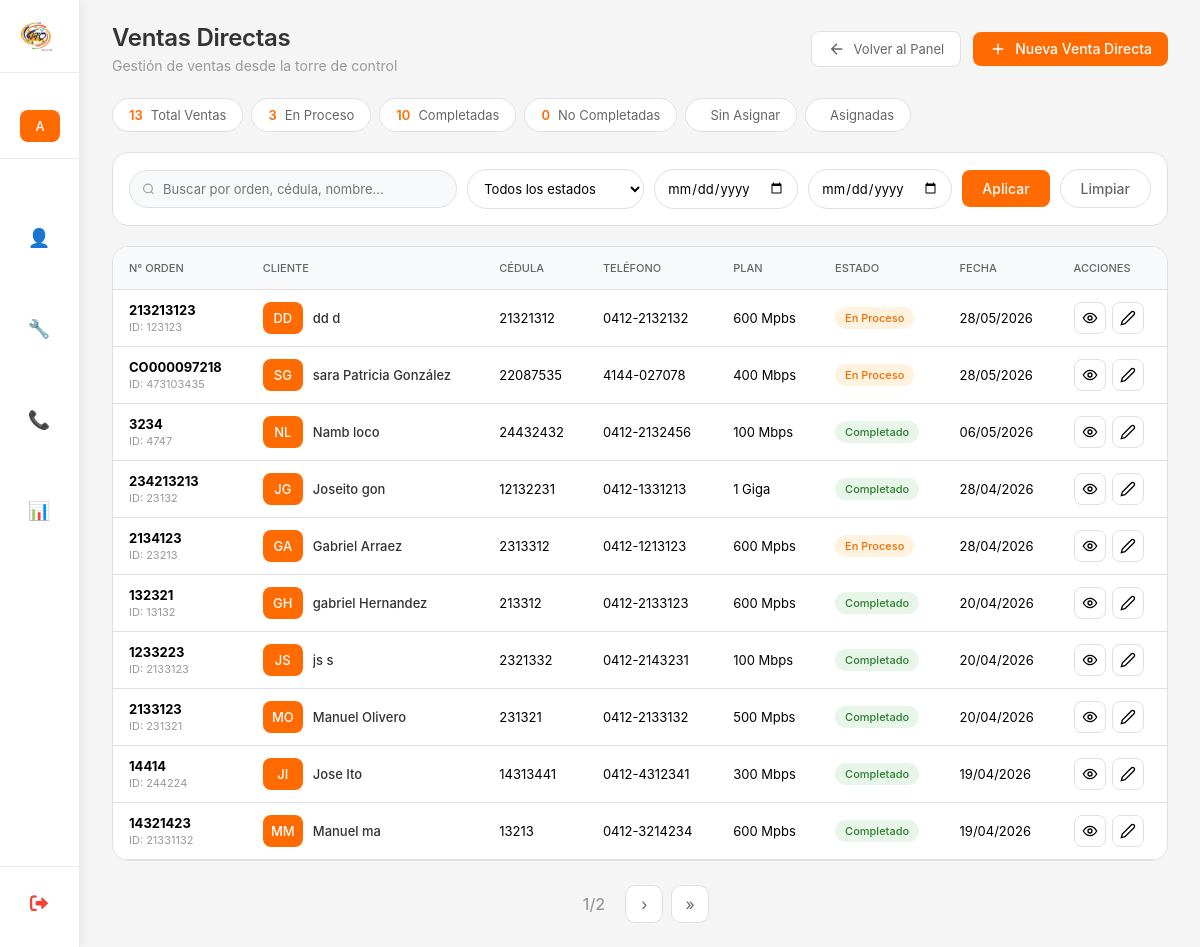
Screenshot of /ventas-directas/ (signed in) with the database file from the repository.
### myapp/models.py (models this page shows, shortened)
class VentaDirecta(models.Model):
    class EstadoVenta(models.TextChoices):
        EN_PROCESO = 'EN_PROCESO', 'En Proceso'
        COMPLETADO = 'COMPLETADO', 'Completado'
        NO_COMPLETADO = 'NO_COMPLETADO', 'No Completado'
    nro_orden = models.CharField(
        max_length=50,
        unique=True,
        verbose_name="Número de Orden",
        help_text="Número único de orden de venta"
    )
    cedula = models.CharField(
        max_length=15,
        verbose_name="Cédula",
        help_text="Cédula del cliente"
    )
    customer_id = models.CharField(
        max_length=50,
        verbose_name="Customer ID",
        blank=True,
        null=True,
        help_text="ID del cliente en el sistema"
    )
    nombre = models.CharField(
        max_length=100,
        verbose_name="Nombre"
    )
    apellido = models.CharField(
        max_length=100,
        verbose_name="Apellido"
    )
    telefono = models.CharField(
        max_length=20,
        verbose_name="Teléfono",
        help_text="Teléfono de contacto"
    )
    plan = models.ForeignKey(
        Plan,
        on_delete=models.PROTECT,
        related_name='ventas_directas',
        verbose_name="Plan"
    )
    fecha = models.DateField(
        auto_now_add=True,
        verbose_name="Fecha de venta"
    )
    estado = models.CharField(
        max_length=15,
        choices=EstadoVenta.choices,
        default=EstadoVenta.EN_PROCESO,
        verbose_name="Estado de la Venta"
    )
    fecha_creacion = models.DateTimeField(
        auto_now_add=True,
        verbose_name="Fecha de creación en sistema"
    )
    fecha_actualizacion = models.DateTimeField(
        auto_now=True,
        verbose_name="Última actualización"
    )
    creado_por = models.ForeignKey(
        User,
        on_delete=models.SET_NULL,
        null=True,
        blank=True,
        related_name='ventas_directas_creadas',
        verbose_name="Creado por"
    )
    observacion = models.TextField(
        max_length=500,
        verbose_name="Observaciones",
        blank=True,
        null=True,
        help_text="Notas adicionales sobre la venta"
    )
    class Meta:
        verbose_name = "Venta Directa"
        verbose_name_plural = "Ventas Directas"
        ordering = ['-fecha', '-fecha_creacion']
        indexes = [
            models.Index(fields=['nro_orden']),
            models.Index(fields=['cedula']),
            models.Index(fields=['fecha']),
            models.Index(fields=['estado']),
        ]

class Plan(models.Model):
    nombre = models.CharField(max_length=100,unique=True,verbose_name="Nombre del Plan")
    activo = models.BooleanField(default=True,verbose_name="Activo")
    fecha_creacion = models.DateTimeField(
        auto_now_add=True,
        verbose_name="Fecha de creación"
    )
    class Meta:
        verbose_name = "Plan"
        verbose_name_plural = "Planes"
        ordering = ['nombre']

### myapp/views_venta_directa.py (the view, shortened to what this page needs)
# urls.py: path('ventas-directas/',lista_ventas_directas, name='lista_ventas_directas'),
@login_required
def lista_ventas_directas(request):
    es_admin = request.user.is_superuser or request.user.groups.filter(name='Administrador').exists()
    es_torre_control = request.user.groups.filter(name='TorreControl').exists()
    if not (es_admin or es_torre_control):
        messages.error(request, 'No tienes permisos para acceder a esta página.')
        return redirect('dashboard')
    ventas = VentaDirecta.objects.select_related('plan', 'creado_por').all()
    busqueda = request.GET.get('busqueda', '')
    estado = request.GET.get('estado', '')
    if estado:
        ventas = ventas.filter(estado=estado)
    fecha_desde = request.GET.get('fecha_desde', '')
    fecha_hasta = request.GET.get('fecha_hasta', '')
    if fecha_desde:
        ventas = ventas.filter(fecha__gte=fecha_desde)
    if fecha_hasta:
        ventas = ventas.filter(fecha__lte=fecha_hasta)
    paginator = Paginator(ventas, 10)
    page = request.GET.get('page')
    page_obj = paginator.get_page(page)
    total = ventas.count()
    en_proceso = ventas.filter(estado='EN_PROCESO').count()
    completadas = ventas.filter(estado='COMPLETADO').count()
    no_completadas = ventas.filter(estado='NO_COMPLETADO').count()
    context = {
        'page_obj': page_obj,
        'total': total,
        'en_proceso': en_proceso,
        'completadas': completadas,
        'no_completadas': no_completadas,
        'busqueda': busqueda,
        'estado_filtro': estado,
        'fecha_desde': fecha_desde,
        'fecha_hasta': fecha_hasta,
        'es_admin': es_admin,
    }
    return render(request, 'Admin/ventas_directa/venta_directa.html', context)

### myapp/templates/Admin/ventas_directa/venta_directa.html (shortened to what this page needs)
{% extends 'Inicio_De_Sesion/base.html' %}
{% load static %}
{% block page_title %}Ventas Directas{% endblock %}
{% block page_subtitle %}Gestión de ventas desde la torre de control{% endblock %}
{% block header_actions %}
<a href="{% url 'panel_administrativo' %}" class="btn-secondary">
    <svg width="18" height="18" viewBox="0 0 24 24" fill="none" stroke="currentColor" stroke-width="2">
        <path d="M19 12H5M12 19l-7-7 7-7"/>
    </svg>
    Volver al Panel
</a>
<a href="{% url 'crear_venta_directa' %}" class="btn-orange">
    <svg width="18" height="18" viewBox="0 0 24 24" fill="none" stroke="currentColor" stroke-width="2">
        <path d="M12 5v14M5 12h14"/>
    </svg>
    Nueva Venta Directa
</a>
{% endblock %}
{% block content %}
<div class="stats-grid">
    <div class="stat-card">
        <span class="stat-value">{{ total }}</span>
        <span class="stat-label">Total Ventas</span>
    </div>
    <div class="stat-card">
        <span class="stat-value">{{ en_proceso }}</span>
        <span class="stat-label">En Proceso</span>
    </div>
    <div class="stat-card">
        <span class="stat-value">{{ completadas }}</span>
        <span class="stat-label">Completadas</span>
    </div>
    <div class="stat-card">
        <span class="stat-value">{{ no_completadas }}</span>
        <span class="stat-label">No Completadas</span>
    </div>
    <div class="stat-card">
        <span class="stat-label">Sin Asignar</span>
    </div>
    <div class="stat-card">
        <span class="stat-label">Asignadas</span>
    </div>
</div>
<div class="filters-container">
    <div class="filters-grid">
        <div class="search-box">
            <svg width="14" height="14" viewBox="0 0 24 24" fill="none" stroke="#999" stroke-width="2">
                <circle cx="11" cy="11" r="8"/>
                <path d="M21 21l-4.35-4.35"/>
            </svg>
            <input type="text" placeholder="Buscar por orden, cédula, nombre..."
                   id="searchInput" value="{{ busqueda }}">
        </div>
        <select id="filterEstado" class="filter-select">
            <option value="">Todos los estados</option>
        </select>
        <input type="date" id="fecha_desde" class="filter-input" value="{{ fecha_desde }}" placeholder="Desde">
        <input type="date" id="fecha_hasta" class="filter-input" value="{{ fecha_hasta }}" placeholder="Hasta">
        <button onclick="aplicarFiltros()" class="btn-primary">Aplicar</button>
        <button onclick="limpiarFiltros()" class="btn-clear">Limpiar</button>
    </div>
</div>
<div class="desktop-view">
    <div class="table-container">
        <table class="table">
            <thead>
                <tr>
                    <th>N° Orden</th>
                    <th>Cliente</th>
                    <th>Cédula</th>
                    <th>Teléfono</th>
                    <th>Plan</th>
                    <th>Estado</th>
                    <th>Fecha</th>
                    <th>Acciones</th>
                </thead>
            <tbody>
                {% for venta in page_obj %}
                <tr>
                    <td><strong>{{ venta.nro_orden }}</strong>{% if venta.customer_id %}<br><small class="text-muted">ID: {{ venta.customer_id }}</small>{% endif %}</td>
                    <td>
                        <div class="user-cell">
                            <span class="user-avatar">{{ venta.nombre|first|upper }}{{ venta.apellido|first|upper }}</span>
                            <div>
                                <div class="user-name">{{ venta.nombre }} {{ venta.apellido }}</div>
                            </div>
                        </div>
                    </td>
                    <td>{{ venta.cedula }}</td>
                    <td>{{ venta.telefono }}</td>
                    <td>{{ venta.plan.nombre }}</td>
                    <td>
                        {% if venta.estado == 'EN_PROCESO' %}
                        <span class="badge proceso">En Proceso</span>
                        {% elif venta.estado == 'COMPLETADO' %}
                        <span class="badge completado">Completado</span>
                        {% elif venta.estado == 'NO_COMPLETADO' %}
                        <span class="badge no-completado">No Completado</span>
                        {% endif %}
                    </td>
                    <td>{{ venta.fecha|date:"d/m/Y" }}</td>
                    <td>
                        <div class="actions">
                            <button class="action-btn" onclick="verDetalle({{ venta.id }})" title="Ver detalles">
                                <svg width="16" height="16" viewBox="0 0 24 24" fill="none" stroke="currentColor" stroke-width="2">
                                    <circle cx="12" cy="12" r="3"/>
                                    <path d="M22 12c-2.667 4.667-6 7-10 7s-7.333-2.333-10-7c2.667-4.667 6-7 10-7s7.333 2.333 10 7z"/>
                                </svg>
                            </button>
                            {% if es_admin %}
                            <button class="action-btn" onclick="editarVenta({{ venta.id }})" title="Editar">
                                <svg width="16" height="16" viewBox="0 0 24 24" fill="none" stroke="currentColor" stroke-width="2">
                                    <path d="M17 3a2.828 2.828 0 1 1 4 4L7.5 20.5 2 22l1.5-5.5L17 3z"/>
                                </svg>
                            </button>
                            {% endif %}
                        </div>
                    </td>
                </tr>
                {% empty %}
                <tr>
                    <td colspan="9" class="empty">No hay ventas directas registradas</td>
                </tr>
                {% endfor %}
            </tbody>
        </table>
    </div>
</div>
{% if page_obj.has_other_pages %}
<div class="pagination">
    <span class="page-info">{{ page_obj.number }}/{{ page_obj.paginator.num_pages }}</span>
    {% if page_obj.has_next %}
    <a href="?page={{ page_obj.next_page_number }}" class="page-link">›</a>
    <a href="?page={{ page_obj.paginator.num_pages }}" class="page-link">»</a>
    {% endif %}
</div>
{% endif %}
{% endblock %}

### myapp/templates/Inicio_De_Sesion/base.html (shortened to what this page needs)
{% load static %}
<!DOCTYPE html>
<html lang="es">
<head>
    <link rel="stylesheet" href="https://cdnjs.cloudflare.com/ajax/libs/font-awesome/6.0.0/css/all.min.css">
</head>
<body>
    <div class="dashboard">
        <div class="sidebar" id="sidebar">
            <div class="logo-area" onclick="window.location.href='{% url 'dashboard' %}'">
                <img src="{% static 'cd.png' %}" alt="VTC" class="logo">
            </div>
            <div class="user-info">
                <div class="user-avatar">
                    {{ user.username|first|upper }}
                </div>
            </div>
            <div class="menu">
                {% if user.groups.all.0.name != 'Call Center' %}
                <div class="menu-item" onclick="toggleSubmenu(this, 'vendedorSubmenu')">
                    <span class="menu-icon">👤</span>
                </div>
                {% endif %}
                {% if user.groups.all.0.name == 'Instalador' or user.groups.all.0.name == 'Administrador' or user.is_superuser %}
                <div class="menu-item" onclick="toggleSubmenu(this, 'instaladorSubmenu')">
                    <span class="menu-icon">🔧</span>
                </div>
                {% endif %}
                {% if user.is_superuser or user.groups.all.0.name == 'Administrador' or user.groups.all.0.name == 'Call Center' %}
                <div class="menu-item" onclick="toggleSubmenu(this, 'callcenterSubmenu')">
                    <span class="menu-icon">📞</span>
                </div>
                {% endif %}
                {% if user.is_superuser or user.groups.all.0.name == 'Administrador' or user.groups.all.0.name == 'Supervisor' %}
                <div class="menu-item" onclick="window.location.href='{% url 'panel_administrativo' %}'">
                    <span class="menu-icon">📊</span>
                </div>
                {% endif %}
            </div>
            <div class="sidebar-footer">
                <a href="{% url 'logout' %}" class="logout-sidebar" onclick="return confirm('¿Estás seguro que deseas cerrar sesión?')">
                    <i class="fas fa-sign-out-alt"></i>
                </a>
            </div>
        </div>
        <div class="main-content" id="mainContent">
            <div class="content-header">
                <div class="page-title">
                    <h1>{% block page_title %}Dashboard{% endblock %}</h1>
                    <p>{% block page_subtitle %}{{ current_date|default:"11 mar 2026" }} · Bienvenido de vuelta{% endblock %}</p>
                </div>
                <div class="header-actions">
                    {% block header_actions %}{% endblock %}
                </div>
            </div>
            {% block content %}{% endblock %}
        </div>
    </div>
</body>
</html>

### rows the page displays
VentaDirecta: nro_orden "213213123", customer_id "123123", nombre|first "D", apellido|first "D", nombre "dd", apellido "d", cedula "21321312", telefono "0412-2132132", plan.nombre "600 Mpbs", estado "En Proceso", fecha "28/05/2026"
VentaDirecta: nro_orden "CO000097218", customer_id "473103435", nombre|first "S", apellido|first "G", nombre "sara Patricia", apellido "González", cedula "22087535", telefono "4144-027078", plan.nombre "400 Mbps", estado "En Proceso", fecha "28/05/2026"
VentaDirecta: nro_orden "3234", customer_id "4747", nombre|first "N", apellido|first "L", nombre "Namb", apellido "loco", cedula "24432432", telefono "0412-2132456", plan.nombre "100 Mbps", estado "Completado", fecha "06/05/2026"
VentaDirecta: nro_orden "234213213", customer_id "23132", nombre|first "J", apellido|first "G", nombre "Joseito", apellido "gon", cedula "12132231", telefono "0412-1331213", plan.nombre "1 Giga", estado "Completado", fecha "28/04/2026"
VentaDirecta: nro_orden "2134123", customer_id "23213", nombre|first "G", apellido|first "A", nombre "Gabriel", apellido "Arraez", cedula "2313312", telefono "0412-1213123", plan.nombre "600 Mpbs", estado "En Proceso", fecha "28/04/2026"
VentaDirecta: nro_orden "132321", customer_id "13132", nombre|first "G", apellido|first "H", nombre "gabriel", apellido "Hernandez", cedula "213312", telefono "0412-2133123", plan.nombre "600 Mpbs", estado "Completado", fecha "20/04/2026"
VentaDirecta: nro_orden "1233223", customer_id "2133123", nombre|first "J", apellido|first "S", nombre "js", apellido "s", cedula "2321332", telefono "0412-2143231", plan.nombre "100 Mbps", estado "Completado", fecha "20/04/2026"
VentaDirecta: nro_orden "2133123", customer_id "231321", nombre|first "M", apellido|first "O", nombre "Manuel", apellido "Olivero", cedula "231321", telefono "0412-2133132", plan.nombre "500 Mpbs", estado "Completado", fecha "20/04/2026"
VentaDirecta: nro_orden "14414", customer_id "244224", nombre|first "J", apellido|first "I", nombre "Jose", apellido "Ito", cedula "14313441", telefono "0412-4312341", plan.nombre "300 Mbps", estado "Completado", fecha "19/04/2026"
VentaDirecta: nro_orden "14321423", customer_id "21331132", nombre|first "M", apellido|first "M", nombre "Manuel", apellido "ma", cedula "13213", telefono "0412-3214234", plan.nombre "600 Mpbs", estado "Completado", fecha "19/04/2026"

### other values shown
{{ user.username|first|upper }} "A"
{{ total }} "13"
{{ en_proceso }} "3"
{{ completadas }} "10"
{{ no_completadas }} "0"
{{ page_obj.number }} "1"
{{ page_obj.paginator.num_pages }} "2"
